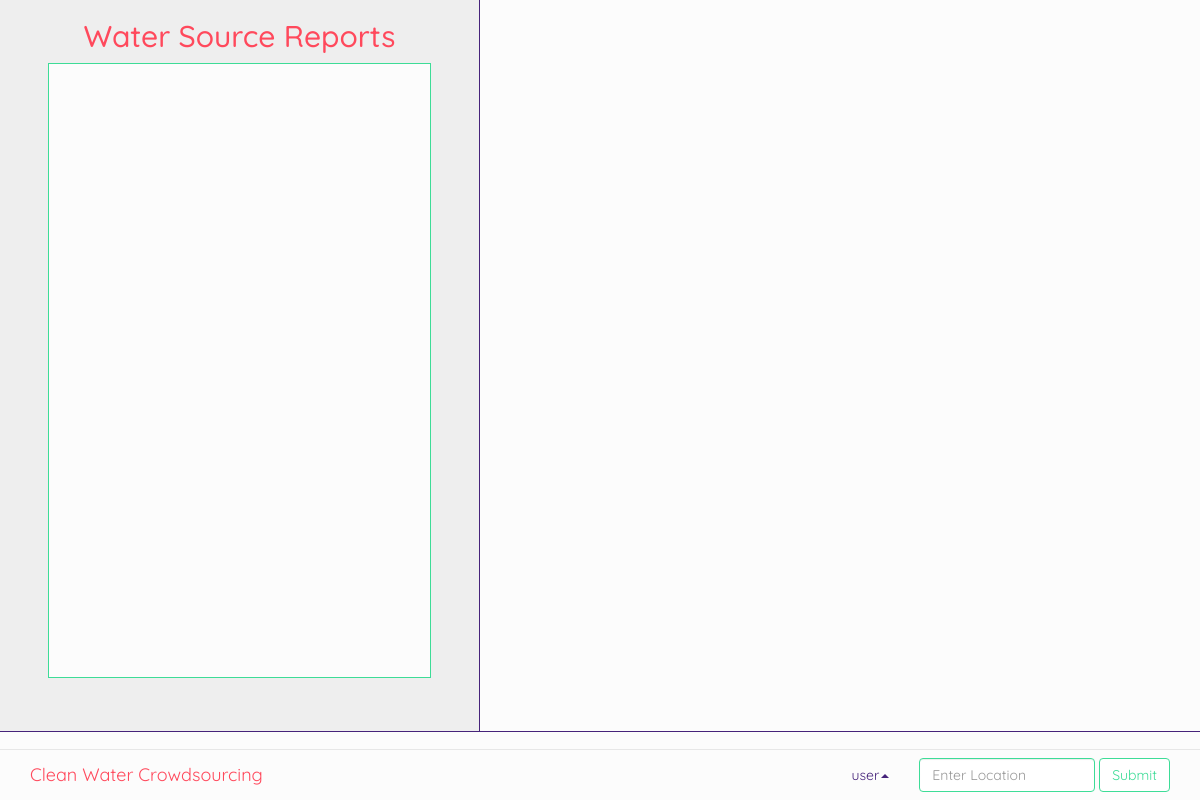
/clean_water_crowdsourcing/main/ (signed in), run on an earlier commit of the app's database.
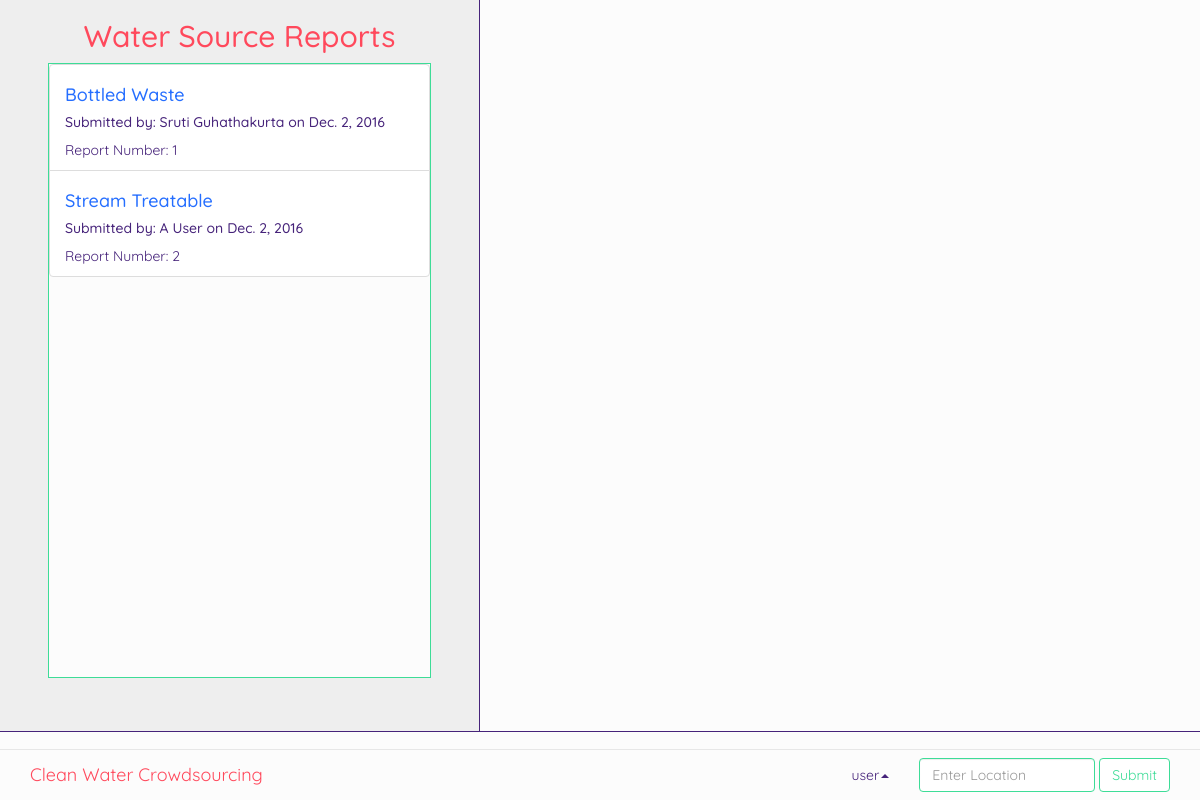
And on a later commit of the database.
### clean_water_crowdsourcing/models.py (models this page shows, shortened)
class WaterSourceReport(models.Model):
    reporter_name = models.ForeignKey(Account, on_delete=models.CASCADE)
    report_number = models.AutoField(primary_key=True)
    water_type = models.CharField(max_length=20)
    water_condition = models.CharField(max_length=20)
    water_location = models.CharField(max_length=50, unique=True)
    report_date = models.DateField(auto_now_add = True)

class Account(models.Model):
    first_name = models.CharField(max_length=20)
    last_name = models.CharField(max_length=20)
    password = models.CharField(max_length=20)
    username = models.CharField(max_length=20, primary_key = True)
    phone = models.CharField(max_length=11)
    address_street = models.CharField(max_length=20)
    address_city = models.CharField(max_length=20)
    address_state = models.CharField(max_length=2)
    address_zip = models.CharField(max_length=10)
    account_type = models.CharField(max_length=1)
    def __str__(self):
        return self.first_name + " " + self.last_name

### clean_water_crowdsourcing/views.py (the view)
# urls.py: url(r'main/', views.main, name='main'),
def main(request):
    username = request.session.get('username')
    user = request.session.get('user')
    worker = request.session.get('worker')
    manager = request.session.get('manager')
    admin = request.session.get('admin')
    account = Account.objects.get(username=username)
    sourceReports = WaterSourceReport.objects.all()
    return render(request, 'clean_water_crowdsourcing/main.html', {'username': username, 'user': user, 'worker': worker,
                                                                   'manager': manager, 'admin': admin, 'sourceReports': sourceReports})

### clean_water_crowdsourcing/templates/clean_water_crowdsourcing/main.html (shortened to what this page needs)
{% extends 'clean_water_crowdsourcing/layout.html' %}
{%block content %}
<div class="main navigation">
    <div class="jumbotron wsr">
        <h2 class="pink text-center">Water Source Reports</h2>
        <div class="navigation container reports green-border">
            <ul class="list-group report-items">
                {% for report in sourceReports %}
                <li class="list-group-item">
                    <h4 class="blue">{{ report.water_type }} {{ report.water_condition }}</h4>
                    <h5 class="purple">Submitted by: {{ report.reporter_name }} on {{ report.report_date }}</h5>
                    <h7 class="purple">Report Number: {{ report.report_number }}</h7>
                </li>
                {% endfor %}
            </ul>
        </div>
    </div>
    <div id="map"></div>
</div>
<nav class="navigation navbar navbar-default navbar-fixed-bottom">
    <div class="container">
        <div class="navbar-header">
            <a class="navbar-brand pink">Clean Water Crowdsourcing</a>
        </div>
        <form class="navbar-form navbar-right">
            <div class="form-group">
                <input type="text" class="form-control green-border" placeholder="Enter Location">
            </div>
            <button type="submit" class="btn btn-default green green-border">Submit</button>
        </form>
        <ul class="nav navbar-nav navbar-right">
            <li class="dropdown">
                <a href="#" class="dropdown-toggle purple" data-toggle="dropdown" role="button" aria-haspopup="true" aria-expanded="false">{{ username }}<span class="caret"></span></a>
            </li>
        </ul>
    </div>
</nav>
{% endblock %}

What changed in the data, as far as the page shows it:
added WaterSourceReport: water_type "Bottled", water_condition "Waste", reporter_name "Sruti Guhathakurta", report_date "Dec. 2, 2016", report_number "1"
added WaterSourceReport: water_type "Stream", water_condition "Treatable", reporter_name "A User", report_date "Dec. 2, 2016", report_number "2"
